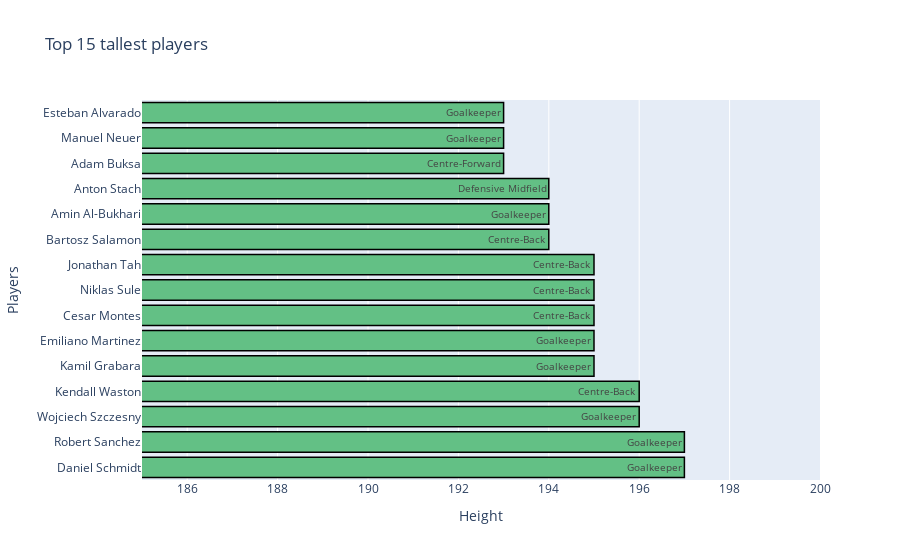

Notebook source saved alongside this figure:
### Code cell
players_tallest = players.nlargest(15, ['Height_cm'])

trace1 = go.Bar(
                y = players_tallest.Name,
                x = players_tallest.Height_cm,
                marker = dict(color = '#63C085',
                             line=dict(color='rgb(0,0,0)',width=1.5)),
                text = players_tallest.Position,
                orientation='h')

data = [trace1]
layout = go.Layout(barmode = "group")
fig2 = go.Figure(data = data, layout = layout)
fig2.update_layout(xaxis_range=[185,200])
fig2.update_layout(
    title="Top 15 tallest players",
    xaxis_title="Height",
    yaxis_title="Players",
)
iplot(fig2)

### Figure 1 — Plotly figure (JSON) as saved in the notebook; plotly's stock layout.template omitted (floating-point values rounded to 4 significant figures)
{"data": [{"marker": {"color": "#63C085", "line": {"color": "rgb(0,0,0)", "width": 1.5}}, "orientation": "h", "text": ["Goalkeeper", "Goalkeeper", "Goalkeeper", "Centre-Back", "Goalkeeper", "Goalkeeper", "Centre-Back", "Centre-Back", "Centre-Back", "Centre-Back", "Goalkeeper", "Defensive Midfield", "Centre-Forward", "Goalkeeper", "Goalkeeper"], "x": [197, 197, 196, 196, 195, 195, 195, 195, 195, 194, 194, 194, 193, 193, 193], "y": ["Daniel Schmidt", "Robert Sanchez", "Wojciech Szczesny", "Kendall Waston", "Kamil Grabara", "Emiliano Martinez", "Cesar Montes", "Niklas Sule", "Jonathan Tah", "Bartosz Salamon", "Amin Al-Bukhari", "Anton Stach", "Adam Buksa", "Manuel Neuer", "Esteban Alvarado"], "type": "bar"}], "layout": {"barmode": "group", "title": {"text": "Top 15 tallest players"}, "xaxis": {"range": [185, 200], "title": {"text": "Height"}}, "yaxis": {"title": {"text": "Players"}}}}
